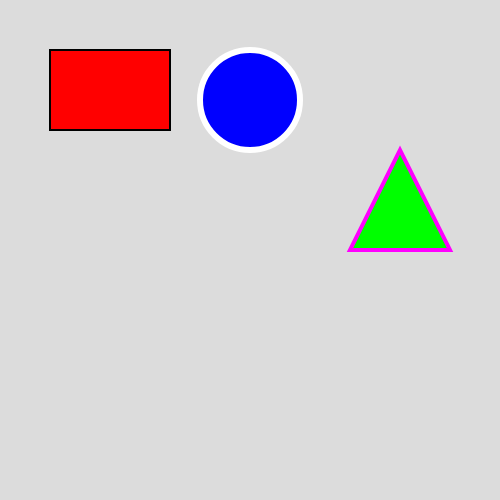
Frame 1 (no input)
Frame 60 (no input): identical to frame 1, image omitted
Frame 120 (the mouse pressed at the canvas centre since frame 60): identical to frame 1, image omitted

The p5.js sketch that drew this single still picture (run headless with seeded random() and noise() and a simulated clock; from frame 60 on, the mouse is pressed at the canvas centre):

// p5.js sketch
// ── sketch.js
function setup() {
  createCanvas(500, 500);
}

function draw() {
  background(220);

  fill(255, 0, 0);
  stroke(0);
  strokeWeight(2);
  rect(50, 50, 120, 80);


  fill(0, 0, 255);
  stroke(255);
  strokeWeight(6);
  circle(250, 100, 100);

  fill(0, 255, 0);
  stroke(255, 0, 255);
  strokeWeight(4);
  triangle(350, 250, 450, 250, 400, 150);
}
